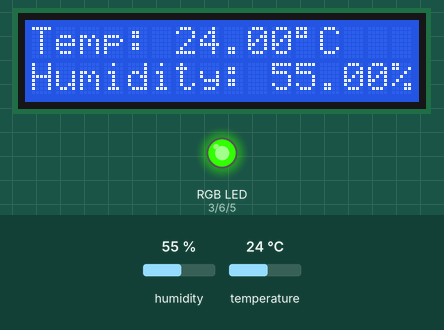
Recording of a sketch running on a simulated Arduino Uno, built with avr-gcc and run on an emulated ATmega328P. Parts: 16×2 character LCD, an RGB LED mixed from three pins (HIGH = lit). The test bench sets the inputs (shaded band); at power-on: temperature 24 °C, humidity 55 %. Dim RGB values are drawn brighter than linear.

Above: at 1.2 s.
1.3 s: temperature set to 21 °C
At 15.2 s:
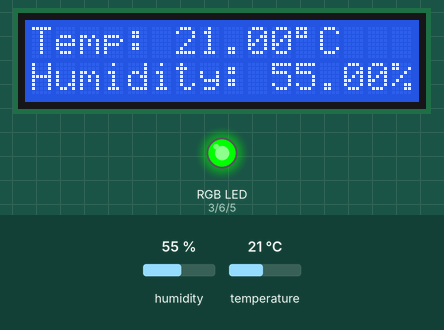
15.3 s: temperature set to 18 °C
At 20.6 s:
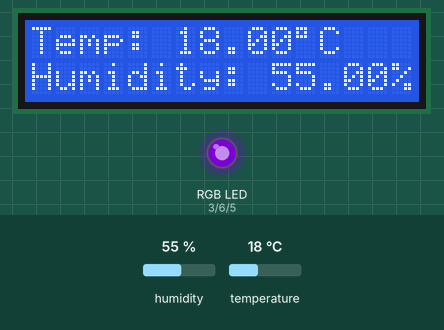
25.3 s: temperature set to 16 °C
35.3 s: temperature set to 13 °C
At 41.2 s:
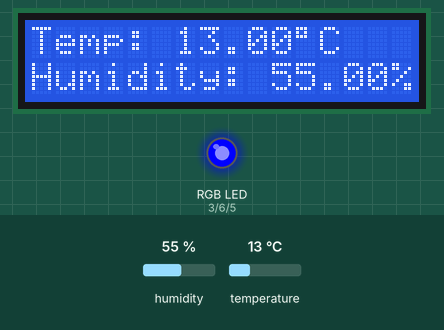
45.3 s: temperature set to 28 °C
At 50.8 s:
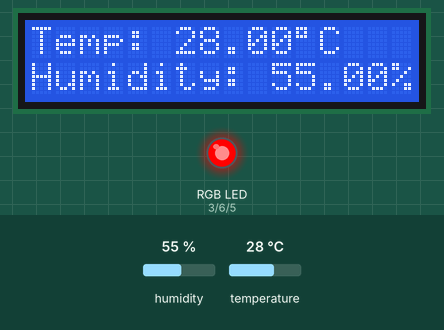
55.3 s: humidity set to 22 %
At 55.7 s:
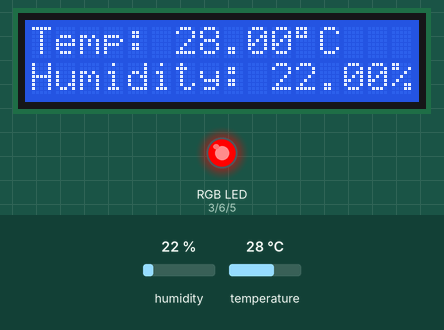
Timing chart, 0 to 58.3 s (numbered marks = the images above; inputs shaded):
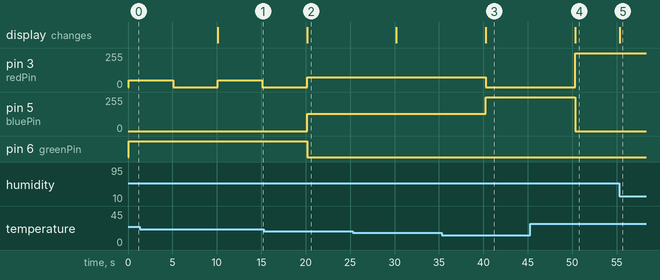

Measured:
- the behaviour switches between 20 and 19 °C on temperature (found by bisection; images 1 and 2)
- the behaviour switches between 15 and 14 °C on temperature (found by bisection; images 2 and 3)
- after the input at 1.3 s, the display: changes after 8.8 s (image 1)
- after the input at 15.3 s, pin 5 (bluePin): 0/255 → 130/255 after 4.8 s; pin 6 (greenPin): HIGH → LOW after 4.8 s; the display: changes after 4.8 s (image 2)
- after the input at 35.3 s, pin 3 (redPin): 75/255 → 0/255 after 5.0 s; pin 5 (bluePin): 130/255 → 255/255 after 5.0 s; the display: changes after 5.0 s (image 3)
- after the input at 45.3 s, pin 3 (redPin): 0/255 → 255/255 after 5.0 s; pin 5 (bluePin): 255/255 → 0/255 after 5.0 s; the display: changes after 5.0 s (image 4)
- after the input at 55.3 s, the display: changes at once (image 5)

The sketch:

temp-sensor-display.ino
```cpp
#include <dht.h>
#include <LiquidCrystal.h>

LiquidCrystal lcd(7, 8, 9, 10, 11, 12);

dht DHT;

#define DHT11_PIN 4

int redPin = 3;
int bluePin = 5;
int greenPin = 6;

void setup(){
  lcd.begin(16, 2);
  pinMode(redPin, OUTPUT);
  pinMode(greenPin, OUTPUT);
  pinMode(bluePin, OUTPUT);
}

void loop()
{
  int chk = DHT.read11(DHT11_PIN);
  lcd.setCursor(0,0);
  lcd.print("Temp: ");
  lcd.print(DHT.temperature);
  lcd.print((char)223);
  lcd.print("C");
  lcd.setCursor(0,1);
  lcd.print("Humidity: ");
  lcd.print(DHT.humidity);
  lcd.print("%");

  if (DHT.temperature >= 20 && DHT.temperature <= 26)
  {
    setColor(50, 255, 0);
    delay(5000);
    setColor(0, 255, 0);
    //setColor(0, 100, 50);
  }
  else if (DHT.temperature < 20 && DHT.temperature >= 15)
  {
    setColor(0x4B, 0x0, 0x82);
  }
  else if (DHT.temperature < 15)
  {
    setColor(0, 0, 255);
  }
  else if (DHT.temperature > 26)
  {
    setColor(255,0,0);
  }

  delay(5000);
}

void setColor(int red, int green, int blue)
{
  analogWrite(redPin, red);
  analogWrite(greenPin, green);
  analogWrite(bluePin, blue);
}
```
